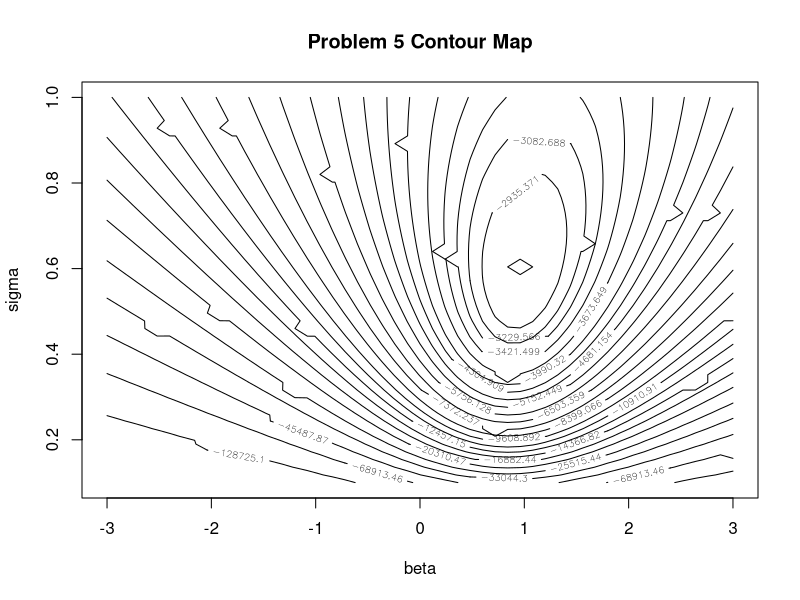

Recreate this plot in R.
#require(grDevices)

#The likelihood function for a two column data set where data is censored below C
#In: C, sigma, beta, xVec, yVec
#Out: likelihood
tobitLike = function(beta, sigma, cutoff, xVec, yVec) {
    minLike = -10^8; #minimum likelihood to prevent -inf results
    singleLike = function(x, y) 
        log(if (y > cutoff) dnorm(y-beta*x, 0, sigma) else pnorm(cutoff-beta*x, 0, sigma));
        #print(mapply(singleLike, xVec, yVec));
    return(max(sum(mapply(singleLike, xVec, yVec)),minLike));
}

########################Problem 5 Script entry point############################
numVals = 4000; #Define the parameters
edgeSize = 50;
sigmaMin = 0.1;
sigmaMax = 1;
betaMin = -3;
betaMax = 3;

# the true population paramaters
betaPop = 1; 
sigmaPop = 0.6;

xSeq = seq(betaMin, betaMax, (betaMax - betaMin) / edgeSize); #establish the parameter grid
ySeq = seq(sigmaMin, sigmaMax, (sigmaMax - sigmaMin) / edgeSize);
sigBetaGrid = data.matrix(expand.grid(xSeq, ySeq)); #establish the parameter grid

xVector = runif(numVals, -1, 1);
yVector = mapply(function(x,e) max(betaPop*x + sigmaPop*e,0),xVector,rnorm(numVals));

likelihoods = mapply(function(b, s) tobitLike(b, s, 0, xVector, yVector), #pass the appropriate parameters to tobitlike
    sigBetaGrid[, 1], sigBetaGrid[, 2]);
likeLevels = quantile(likelihoods, seq(0, 1, .04));
#print(likelihoods);
contour(xSeq, ySeq, matrix(likelihoods, length(xSeq), length(ySeq)), levels = likeLevels,
main = "Problem 5 Contour Map", xlab="beta", ylab="sigma");





